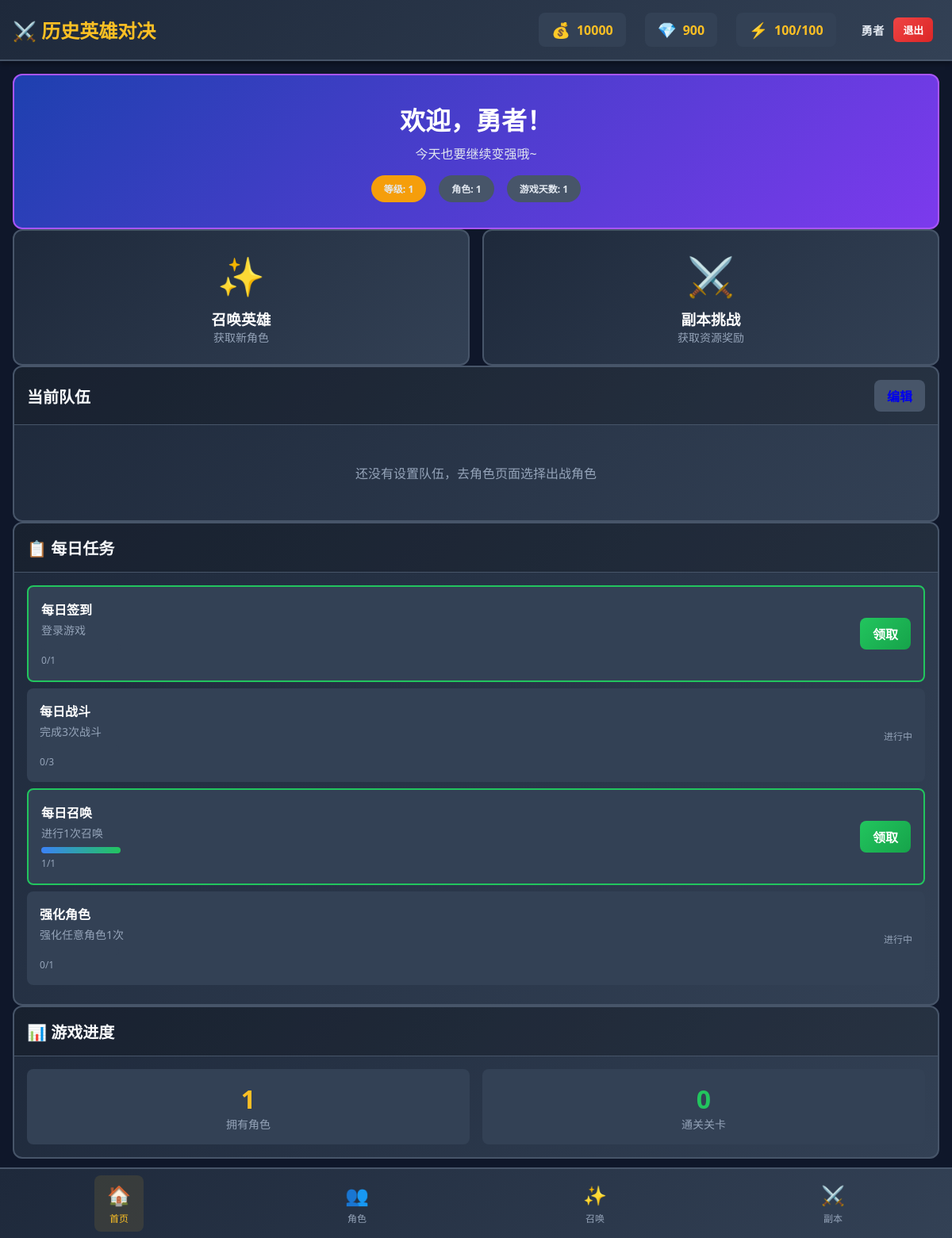
Screenshot of / (signed in) with the database file from the repository.
### models.py (models this page shows, shortened)
class Player(db.Model, UserMixin):
    __tablename__ = 'players'
    id = db.Column(db.Integer, primary_key=True, autoincrement=True)
    username = db.Column(db.String(64), unique=True, nullable=True, index=True)
    email = db.Column(db.String(120), unique=True, nullable=True, index=True)
    phone = db.Column(db.String(32), unique=True, nullable=True, index=True)
    password_hash = db.Column(db.String(256), nullable=True)
    name = db.Column(db.String(128), nullable=False, default='勇者')
    level = db.Column(db.Integer, nullable=False, default=1)
    exp = db.Column(db.Integer, nullable=False, default=0)
    exp_to_next = db.Column(db.Integer, nullable=False, default=100)
    gold = db.Column(db.Integer, nullable=False, default=10000)
    gems = db.Column(db.Integer, nullable=False, default=1000)
    exp_books = db.Column(db.Integer, nullable=False, default=0)
    summon_tickets = db.Column(db.Integer, nullable=False, default=10)
    energy = db.Column(db.Integer, nullable=False, default=100)
    max_energy = db.Column(db.Integer, nullable=False, default=100)
    last_energy_update = db.Column(db.DateTime, default=datetime.now)
    pity_count = db.Column(db.Integer, nullable=False, default=0)
    legendary_pity_count = db.Column(db.Integer, nullable=False, default=0)
    total_play_days = db.Column(db.Integer, nullable=False, default=1)
    last_login_date = db.Column(db.Date, default=date.today)
    created_at = db.Column(db.DateTime, default=datetime.now)
    updated_at = db.Column(db.DateTime, default=datetime.now, onupdate=datetime.now)
    characters = db.relationship('PlayerCharacter', backref='player', lazy='dynamic')
    team = db.relationship('PlayerTeam', backref='player', lazy='dynamic', order_by='PlayerTeam.slot')
    completed_stages = db.relationship('PlayerCompletedStage', backref='player', lazy='dynamic')
    daily_tasks = db.relationship('PlayerDailyTask', backref='player', lazy='dynamic')
    summon_history = db.relationship('SummonHistory', backref='player', lazy='dynamic')

class PlayerDailyTask(db.Model):
    __tablename__ = 'player_daily_tasks'
    id = db.Column(db.Integer, primary_key=True, autoincrement=True)
    player_id = db.Column(db.Integer, db.ForeignKey('players.id'), nullable=False)
    task_id = db.Column(db.String(64), nullable=False)
    name = db.Column(db.String(128), nullable=False)
    description = db.Column(db.Text, nullable=False)
    target = db.Column(db.Integer, nullable=False, default=1)
    progress = db.Column(db.Integer, nullable=False, default=0)
    reward_gold = db.Column(db.Integer, default=0)
    reward_gems = db.Column(db.Integer, default=0)
    reward_exp = db.Column(db.Integer, default=0)
    completed = db.Column(db.Boolean, nullable=False, default=False)
    claimed = db.Column(db.Boolean, nullable=False, default=False)
    task_date = db.Column(db.Date, nullable=False, default=date.today)
    created_at = db.Column(db.DateTime, default=datetime.now)
    updated_at = db.Column(db.DateTime, default=datetime.now, onupdate=datetime.now)
    __table_args__ = (
        db.Index('idx_daily_tasks', 'player_id', 'task_date'),
    )
    def to_dict(self):
        return {
            'id': self.task_id,
            'name': self.name,
            'description': self.description,
            'target': self.target,
            'progress': self.progress,
            'rewards': {
                'gold': self.reward_gold or 0,
                'gems': self.reward_gems or 0,
                'exp': self.reward_exp or 0,
            },
            'completed': self.completed,
            'claimed': self.claimed,
        }

### app.py (the view)
@app.route('/')
@login_required
def index():
    player = current_user
    update_energy(player)
    check_daily_reset(player)
    characters = []
    for char in player.characters:
        battle_char = get_battle_character(char)
        if battle_char:
            characters.append(battle_char)
    team = []
    for team_member in player.team:
        char_instance = PlayerCharacter.query.get(team_member.character_instance_id)
        if char_instance:
            battle_char = get_battle_character(char_instance)
            if battle_char:
                team.append(battle_char)
    daily_tasks = [task.to_dict() for task in player.daily_tasks.filter_by(task_date=date.today())]
    return render_template('index.html',
        player=player,
        characters=characters,
        team=team,
        daily_tasks=daily_tasks,
        rarity_names=RARITY_NAMES,
        rarity_colors=RARITY_COLORS,
        element_names=ELEMENT_NAMES,
        element_colors=ELEMENT_COLORS
    )

### templates/index.html (shortened to what this page needs)
{% extends "base.html" %}
{% block content %}
<div class="space-y-4">
    <div class="card" style="background: linear-gradient(135deg, #1e40af 0%, #7c3aed 100%); border-color: #a855f7;">
        <div class="card-body" style="text-align: center; padding: 2rem;">
            <h1 style="font-size: 2rem; font-weight: bold; color: white; margin-bottom: 0.5rem;">
                欢迎，{{ player.name }}！
            </h1>
            <p style="color: #e2e8f0;">今天也要继续变强哦~</p>
            <div style="display: flex; justify-content: center; gap: 1rem; margin-top: 1rem;">
                <span class="badge bg-rarity-legendary" style="padding: 0.5rem 1rem;">
                    等级: {{ player.level }}
                </span>
                <span class="badge" style="background: #475569; padding: 0.5rem 1rem;">
                    角色: {{ characters|length }}
                </span>
                <span class="badge" style="background: #475569; padding: 0.5rem 1rem;">
                    游戏天数: {{ player.total_play_days }}
                </span>
            </div>
        </div>
    </div>
    <div class="grid grid-2">
        <a href="{{ url_for('summon') }}" class="card" style="text-decoration: none; cursor: pointer;">
            <div class="card-body" style="text-align: center; padding: 1.5rem;">
                <div style="font-size: 3rem; margin-bottom: 0.5rem;">✨</div>
                <h3 style="font-weight: bold; color: white;">召唤英雄</h3>
                <p style="font-size: 0.875rem; color: #94a3b8;">获取新角色</p>
            </div>
        </a>
        <a href="{{ url_for('stages') }}" class="card" style="text-decoration: none; cursor: pointer;">
            <div class="card-body" style="text-align: center; padding: 1.5rem;">
                <div style="font-size: 3rem; margin-bottom: 0.5rem;">⚔️</div>
                <h3 style="font-weight: bold; color: white;">副本挑战</h3>
                <p style="font-size: 0.875rem; color: #94a3b8;">获取资源奖励</p>
            </div>
        </a>
    </div>
    <div class="card">
        <div class="card-header" style="display: flex; justify-content: space-between; align-items: center;">
            <h3 class="card-title">当前队伍</h3>
            <a href="{{ url_for('characters') }}" class="btn" style="padding: 0.5rem 1rem; background: #475569;">
                编辑
            </a>
        </div>
        <div class="card-body">
            {% if team %}
            <div style="display: flex; gap: 0.5rem; flex-wrap: wrap;">
                {% for char in team %}
                <div style="width: 80px; text-align: center;">
                    <div style="width: 60px; height: 60px; border-radius: 50%; overflow: hidden; margin: 0 auto; border: 3px solid {{ element_colors[char.element] if element_colors else '#475569' }};">
                        <img src="{{ char.avatar }}" alt="{{ char.name }}" style="width: 100%; height: 100%; object-fit: cover; object-position: top;">
                    </div>
                    <div style="font-size: 0.75rem; color: white; margin-top: 0.25rem;">{{ char.name }}</div>
                    <div style="font-size: 0.625rem; color: #94a3b8;">Lv.{{ char.level }}</div>
                </div>
                {% endfor %}
            </div>
            {% else %}
            <p style="text-align: center; color: #94a3b8; padding: 2rem;">
                还没有设置队伍，去角色页面选择出战角色
            </p>
            {% endif %}
        </div>
    </div>
    <div class="card">
        <div class="card-header">
            <h3 class="card-title">📋 每日任务</h3>
        </div>
        <div class="card-body">
            {% for task in daily_tasks %}
            <div class="task-card" style="{% if task.claimed %}opacity: 0.5;{% elif task.completed %}border: 2px solid #22c55e;{% endif %}">
                <div class="task-info">
                    <h4>{{ task.name }}</h4>
                    <p>{{ task.description }}</p>
                    <div style="margin-top: 0.5rem;">
                        <div class="progress" style="width: 100px;">
                            <div class="progress-bar" style="width: {{ (task.progress / task.target * 100) if task.target > 0 else 100 }}%;"></div>
                        </div>
                        <span style="font-size: 0.75rem; color: #94a3b8;">{{ task.progress }}/{{ task.target }}</span>
                    </div>
                </div>
                <div>
                    {% if task.claimed %}
                        <span class="badge" style="background: #475569;">已领取</span>
                    {% elif task.completed %}
                        <button onclick="claimTask('{{ task.id }}')" class="btn btn-success" style="padding: 0.5rem 1rem;">
                            领取
                        </button>
                    {% else %}
                        <span style="font-size: 0.75rem; color: #94a3b8;">进行中</span>
                    {% endif %}
                </div>
            </div>
            {% endfor %}
        </div>
    </div>
    <div class="card">
        <div class="card-header">
            <h3 class="card-title">📊 游戏进度</h3>
        </div>
        <div class="card-body">
            <div class="grid grid-2">
                <div style="background: #334155; padding: 1rem; border-radius: 8px; text-align: center;">
                    <div style="font-size: 2rem; font-weight: bold; color: #fbbf24;">{{ characters|length }}</div>
                    <div style="font-size: 0.875rem; color: #94a3b8;">拥有角色</div>
                </div>
                <div style="background: #334155; padding: 1rem; border-radius: 8px; text-align: center;">
                    <div style="font-size: 2rem; font-weight: bold; color: #22c55e;">{{ player.completed_stages.count() }}</div>
                    <div style="font-size: 0.875rem; color: #94a3b8;">通关关卡</div>
                </div>
            </div>
        </div>
    </div>
</div>
{% endblock %}

### templates/base.html (shortened to what this page needs)
<!DOCTYPE html>
<html lang="zh-CN">
<head>
    <link rel="stylesheet" href="{{ url_for('static', filename='css/style.css') }}">
</head>
<body>
    {% if player %}
    <nav class="navbar">
        <div class="navbar-content">
            <a href="{{ url_for('index') }}" class="navbar-brand">
                ⚔️ 历史英雄对决
            </a>
            <div class="navbar-resources">
                <div class="resource-item">
                    <span class="resource-icon">💰</span>
                    <span class="resource-value">{{ player.gold }}</span>
                </div>
                <div class="resource-item">
                    <span class="resource-icon">💎</span>
                    <span class="resource-value">{{ player.gems }}</span>
                </div>
                <div class="resource-item">
                    <span class="resource-icon">⚡</span>
                    <span class="resource-value">{{ player.energy }}/{{ player.max_energy }}</span>
                </div>
                <div class="resource-item user-info">
                    <span class="user-name">{{ player.name }}</span>
                    <a href="{{ url_for('logout') }}" class="logout-btn" onclick="return confirm('确定要退出登录吗？')">退出</a>
                </div>
            </div>
        </div>
    </nav>
    {% endif %}
    <main class="main-content">
        {% block content %}{% endblock %}
    </main>
    {% if player %}
    <nav class="bottom-nav">
        <a href="{{ url_for('index') }}" class="nav-item {% if request.endpoint == 'index' %}active{% endif %}">
            <span class="nav-icon">🏠</span>
            <span class="nav-label">首页</span>
        </a>
        <a href="{{ url_for('characters') }}" class="nav-item {% if request.endpoint == 'characters' %}active{% endif %}">
            <span class="nav-icon">👥</span>
            <span class="nav-label">角色</span>
        </a>
        <a href="{{ url_for('summon') }}" class="nav-item {% if request.endpoint == 'summon' %}active{% endif %}">
            <span class="nav-icon">✨</span>
            <span class="nav-label">召唤</span>
        </a>
        <a href="{{ url_for('stages') }}" class="nav-item {% if request.endpoint == 'stages' %}active{% endif %}">
            <span class="nav-icon">⚔️</span>
            <span class="nav-label">副本</span>
        </a>
    </nav>
    {% endif %}
</body>
</html>

### rows the page displays
Player: gold "10000", gems "900", energy "100", max_energy "100", name "勇者", level "1", total_play_days "1"
PlayerDailyTask: name "每日签到", description "登录游戏", progress "0", target "1"
PlayerDailyTask: name "每日战斗", description "完成3次战斗", progress "0", target "3", shows "进行中"
PlayerDailyTask: name "每日召唤", description "进行1次召唤", {{ (task.progress / task.target * 100) if task.target > 0 else 100 }} 100.0 (drawn), progress "1", target "1"
PlayerDailyTask: name "强化角色", description "强化任意角色1次", progress "0", target "1", shows "进行中"

### other values shown
{{ characters|length }} "1"
{{ player.completed_stages.count() }} "0"
